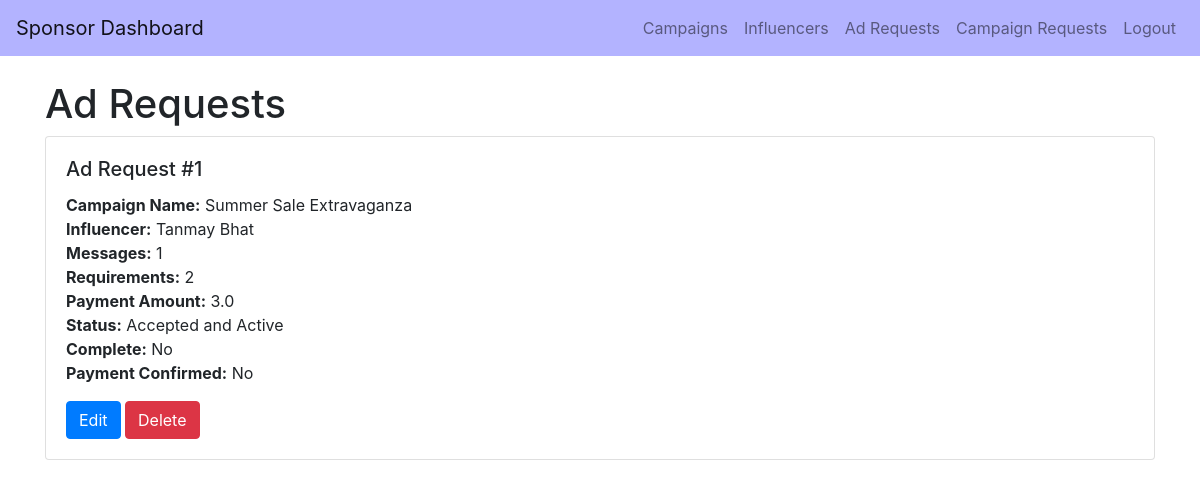
Page /sponsor_ad_requests/google_admin on the earlier database version.
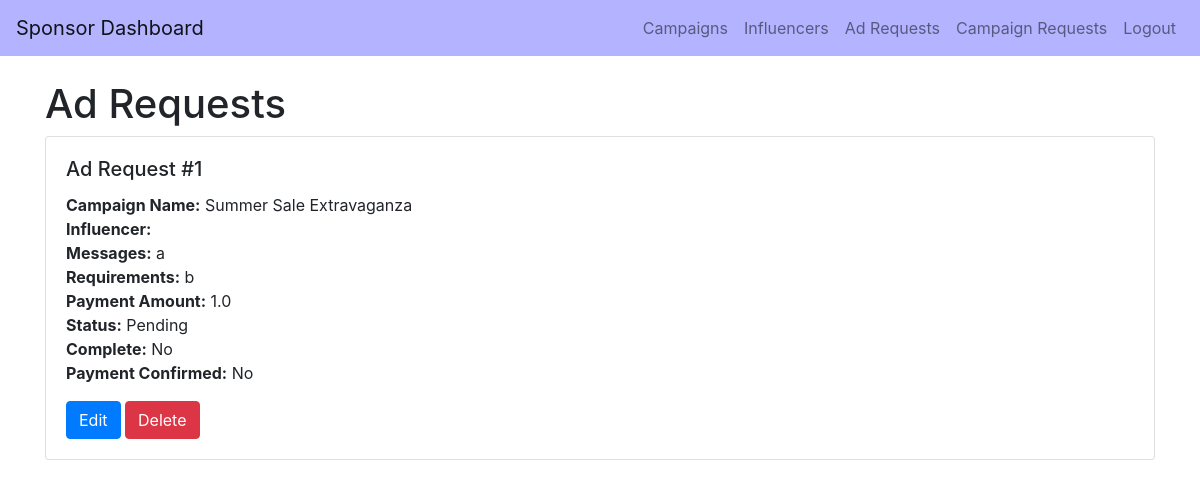
Same page on the later database version.
### backend/models.py (models this page shows)
class AdRequest(db.Model):
    __tablename__ = 'ad_request'
    id = db.Column(db.Integer, primary_key=True)
    campaign_id = db.Column(db.Integer, db.ForeignKey('campaign.id'), nullable=False)
    influencer_id = db.Column(db.Integer, db.ForeignKey('user.id'), nullable=False)
    messages = db.Column(db.Text, nullable=True)
    requirements = db.Column(db.Text, nullable=False)
    payment_amount = db.Column(db.Float, nullable=False)
    status = db.Column(db.String(10), nullable=False)  # Pending, Accepted, Rejected
    complete = db.Column(db.Boolean, default=False, nullable=False)
    complete_confirmed = db.Column(db.Boolean, default=False, nullable=False)
    payment = db.Column(db.Boolean, default=False, nullable=False)
    influencer = db.relationship('User', backref='ad_requests_user', foreign_keys=[influencer_id])
    campaign = db.relationship('Campaign', backref='ad_requests_campaign', foreign_keys=[campaign_id])

class Influencer(db.Model):
    __tablename__ = 'influencer'
    id = db.Column(db.Integer, primary_key=True)
    name = db.Column(db.String(100), nullable=False)
    email = db.Column(db.String(150), nullable=False)
    profile_picture = db.Column(db.String(150), nullable=True)
    niche = db.Column(db.String(50), nullable=False)
    reach = db.Column(db.Integer, nullable=False)
    user_id = db.Column(db.Integer, db.ForeignKey('user.id'), nullable=False)
    platform = db.Column(db.String(150), nullable=False)  # This will store the social media platforms as a comma-separated string
    flagged = db.Column(db.Boolean, default=False)
    user = db.relationship('User', backref='influencer_user', uselist=False)

class Campaign(db.Model):
    __tablename__ = 'campaign'
    id = db.Column(db.Integer, primary_key=True)
    name = db.Column(db.String(100), nullable=False)
    description = db.Column(db.Text, nullable=False)
    start_date = db.Column(db.Date, nullable=False)
    end_date = db.Column(db.Date, nullable=False)
    budget = db.Column(db.Float, nullable=False)
    visibility = db.Column(db.String(10), nullable=False)  # public, private
    goals = db.Column(db.Text, nullable=False)
    niche = db.Column(db.String(50), nullable=False)
    status = db.Column(db.String(10), nullable=False)
    flagged = db.Column(db.Boolean, default=False, nullable=False)
    user_id = db.Column(db.Integer, db.ForeignKey('user.id'), nullable=False)
    ad_requests = db.relationship('AdRequest', backref='campaigns_ad_requests')
    campaign_requests = db.relationship('CampaignRequest', backref='campaign_campaign_requests')

### backend/controller.py (the view)
@app.route('/sponsor_ad_requests/<string:username>')
def sponsor_ad_requests(username):
    user = User.query.filter_by(username=username).first()
    if user is None:
        return "User not found", 404
    sponsor = Sponsor.query.filter_by(user_id=user.id).first()
    if sponsor is None:
        return "Sponsor not found", 404
    ad_requests = AdRequest.query.join(Campaign).join(User, AdRequest.influencer_id == User.id).filter(
        Campaign.user_id == sponsor.user_id
    ).all()
    return render_template('sponsor_ad_requests.html', username=username, ad_requests=ad_requests)

### templates/sponsor_ad_requests.html (shortened to what this page needs)
<!DOCTYPE html>
<html lang="en">
<head>
    <link rel="stylesheet" href="{{ url_for('static', filename='css/styles.css') }}">
    <link href="https://stackpath.bootstrapcdn.com/bootstrap/4.5.2/css/bootstrap.min.css" rel="stylesheet">
</head>
<body>
    <nav class="navbar navbar-expand-lg navbar-light" style="background-color: #b3b3ff;">
        <a class="navbar-brand" href="/sponsor_dashboard/{{ username }}">Sponsor Dashboard</a>
        <div class="collapse navbar-collapse">
            <ul class="navbar-nav ml-auto">
                <li class="nav-item">
                    <a class="nav-link" href="/sponsor_campaigns/{{ username }}">Campaigns</a>
                </li>
                <li class="nav-item">
                    <a class="nav-link" href="/sponsor_influencers/{{ username }}">Influencers</a>
                </li>
                <li class="nav-item">
                    <a class="nav-link" href="/sponsor_ad_requests/{{ username }}">Ad Requests</a>
                </li>
                <li class="nav-item">
                    <a class="nav-link" href="/sponsor_campaign_requests/{{ username }}">Campaign Requests</a>
                </li>
                <li class="nav-item">
                    <a class="nav-link" href="{{ url_for('logout') }}">Logout</a>
                </li>
            </ul>
        </div>
    </nav>
    <div class="container mt-4">
        <h1>Ad Requests</h1>
        <div class="row">
            {% if ad_requests %}
                {% for request in ad_requests %}
                    <div class="col-12 mb-4">
                        <div class="card">
                            <div class="card-body">
                                <h5 class="card-title">Ad Request #{{ request.id }}</h5>
                                <p class="card-text">
                                    <strong>Campaign Name:</strong> {{ request.campaign.name }}<br>
                                    <strong>Influencer:</strong> {{ request.influencer.influencer.name }}<br>
                                    <strong>Messages:</strong> {{ request.messages }}<br>
                                    <strong>Requirements:</strong> {{ request.requirements }}<br>
                                    <strong>Payment Amount:</strong> {{ request.payment_amount }}<br>
                                    <strong>Status:</strong> {{ request.status }}<br>
                                    <strong>Complete:</strong> {{ 'Yes' if request.complete else 'No' }}<br>
                                    <strong>Payment Confirmed:</strong> {{ 'Yes' if request.payment else 'No' }}<br>
                                </p>
                                <button class="btn btn-primary" data-toggle="modal" data-target="#editModal{{ request.id }}">Edit</button>
                                <form action="{{ url_for('delete_ad_request', request_id=request.id) }}" method="POST" style="display:inline;">
                                    <button type="submit" class="btn btn-danger">Delete</button>
                                </form>
                            </div>
                        </div>
                    </div>
                {% endfor %}
            {% else %}
                <p>No ad requests found.</p>
            {% endif %}
        </div>
    </div>
</body>
</html>

Differences in the rows shown:
changed AdRequest "No": messages "1" → "a"; requirements "2" → "b"; payment_amount "3.0" → "1.0"; status "Accepted and Active" → "Pending"; influencer.influencer.name "Tanmay Bhat" → (not shown)
